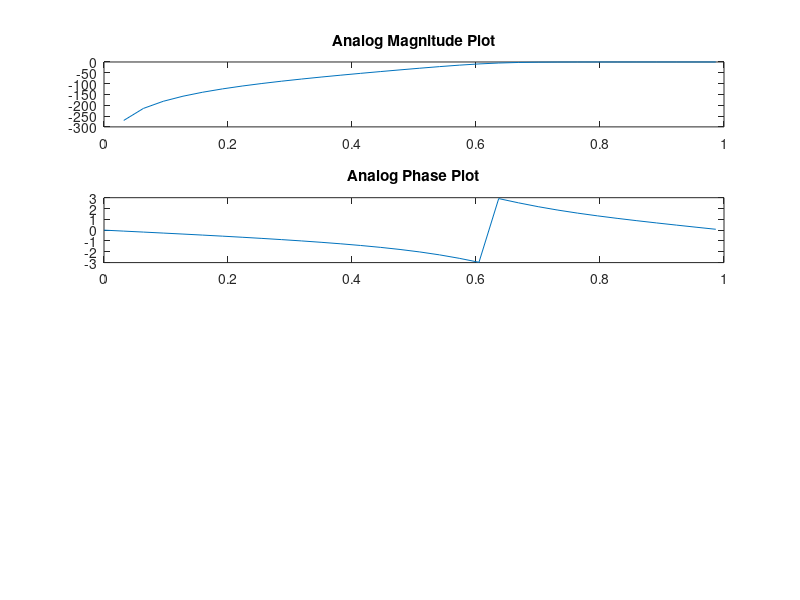

MATLAB code for this plot: (Note: this script raises an error after producing the figure.)
%WAP to design a butterworth filter high filter using following specs:
%Passband attenuation : 0.2db
%StopBand Attenuation : 40db
%PassBand Frequency : 2KHz
%Stop Band Frequency : 3.5KHz
%Sampling frequency: 8Khz
pba = 0.2;
sba = 40;
sbf = 3.5;
pbf = 2;
sf = 8;
Wp = 2*pbf/sf;
Ws = 2*sbf/sf;
[n,Wn] = buttord(Wp,Ws,pba,sba);
[b,a] = butter(n,Wn,'high');
w = 0:0.1:pi;
h = freqz(b,a,w);
h1 = 20*log(abs(h));
p = angle(h);
subplot(4,1,1);
plot(w/pi,h1);
title('Analog Magnitude Plot');
subplot(4,1,2);
plot(w/pi,p);
title('Analog Phase Plot')

%Convert design analog filter into digital filter using impulse invariant
%transformation.
pba = 0.2;
sba = 40;
sbf = 3.5;
pbf = 2;
sf = 8;
Wp = 2*pbf/sf;
Ws = 2*sbf/sf;
[n,Wn] = buttord(Wp,Ws,pba,sba);
[b,a] = butter(n,Wn,'high');
w = 0:0.1:pi;
[bz,az] = impinvar(b,a,sf);
y = freqz(bz,az,w);
yabs = 20*log(abs(y));
pdig = angle(y);
subplot(4,1,3);
plot(w/pi,yabs);
title('Digital Magnitude Plot');
subplot(4,1,4)
plot(w/pi,pdig);
title('Digital Phase Plot');
